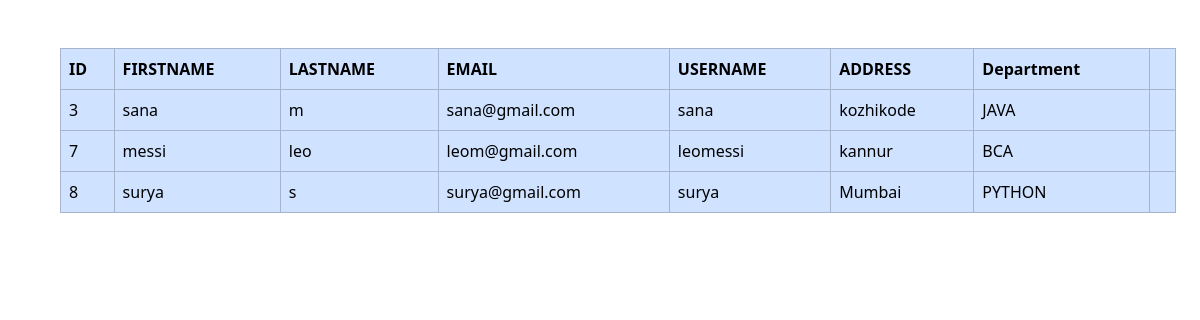
/viewteacher, run on the app's committed database.
### clgapp/models.py (models this page shows)
class Teacher(models.Model):
    depid=models.ForeignKey(Department,on_delete=models.CASCADE)
    tid=models.ForeignKey(User,on_delete=models.CASCADE)
    Age=models.IntegerField()
    Address=models.CharField(max_length=100)
    Qualification=models.CharField(max_length=100)

class User(AbstractUser):
    usertype=models.CharField(max_length=50)

class Department(models.Model):
    Dep_name=models.CharField(max_length=100)

### clgapp/views.py (the view)
# urls.py: path('viewteacher',views.viewteacher,name='viewteacher'),
def viewteacher(request):
    x=Teacher.objects.all()
    return render(request,'viewteacher.html',{'x1':x})

### clgapp/templates/viewteacher.html (shortened to what this page needs)
<!DOCTYPE html>
<html lang="en">
<head>
    <link href="https://cdn.jsdelivr.net/npm/bootstrap@5.3.3/dist/css/bootstrap.min.css" rel="stylesheet">
</head>
</head>
<body>
    <div class="container m-5">
    <table  class="table table-bordered table-primary">
        <tr>
            <th>ID</th>
            <th>FIRSTNAME</th>
            <th>LASTNAME</th>
            <th>EMAIL</th>
            <th>USERNAME</th>
            <th>ADDRESS</th>
            <th>Department</th>
            <th></th>
        </tr>
        {% for i in x1 %}
        <tr>
            <td>{{i.id}}</td>
            <td>{{i.tid.first_name}}</td>
            <td>{{i.tid.last_name}}</td>
            <td>{{i.tid.email}}</td>
            <td>{{i.tid.username}}</td>
            <td>{{i.Address}}</td>
            <td>{{i.depid.Dep_name}}</td>
            <td><a href="viewteacher.html"></a></td>
        </tr>
        {% endfor %}
    </table>
</div>
</body>
</html>

### data on the page
Teacher: id "3", tid.first_name "sana", tid.last_name "m", tid.email "sana@gmail.com", tid.username "sana", Address "kozhikode", depid.Dep_name "JAVA"
Teacher: id "7", tid.first_name "messi", tid.last_name "leo", tid.email "leom@gmail.com", tid.username "leomessi", Address "kannur", depid.Dep_name "BCA"
Teacher: id "8", tid.first_name "surya", tid.last_name "s", tid.email "surya@gmail.com", tid.username "surya", Address "Mumbai", depid.Dep_name "PYTHON"
